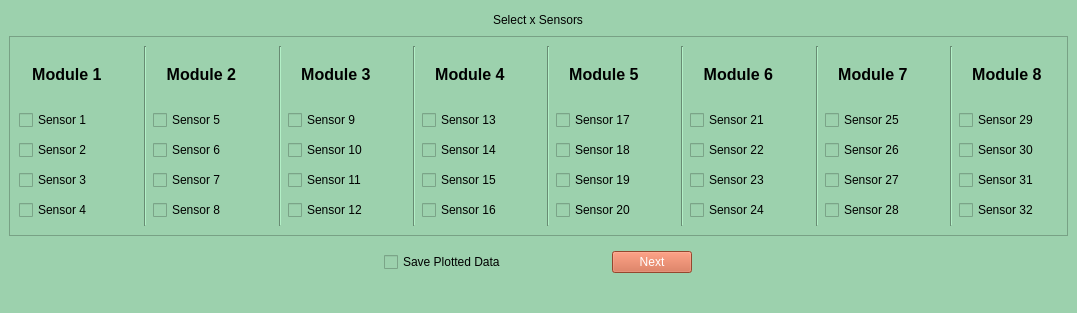
<?xml version="1.0" encoding="UTF-8"?>
<ui version="4.0">
	<class>MainWindow</class>
	<widget class="QMainWindow" name="MainWindow">
		<property name="geometry">
			<rect>
				<x>0</x>
				<y>0</y>
				<width>1077</width>
				<height>313</height>
			</rect>
		</property>
		<property name="sizePolicy">
			<sizepolicy hsizetype="Fixed" vsizetype="Fixed">
				<horstretch>0</horstretch>
				<verstretch>0</verstretch>
			</sizepolicy>
		</property>
		<property name="windowTitle">
			<string>Sensor Selection Window</string>
		</property>
		<property name="styleSheet">
			<string notr="true">font: 12pt &quot;MS Shell Dlg 2&quot;;
				background-color:rgb(156, 209, 173);
				color:rgb(0, 0, 0);
			</string>
		</property>
		<property name="iconSize">
			<size>
				<width>24</width>
				<height>24</height>
			</size>
		</property>
		<property name="dockNestingEnabled">
			<bool>false</bool>
		</property>
		<widget class="QWidget" name="centralwidget">
			<layout class="QVBoxLayout" name="verticalLayout_3">
				<item alignment="Qt::AlignHCenter">
					<widget class="QLabel" name="sensor_select_MAX_Label">
						<property name="text">
							<string>Select x Sensors</string>
						</property>
					</widget>
				</item>
				<item>
					<widget class="QFrame" name="frame">
						<property name="minimumSize">
							<size>
								<width>0</width>
								<height>200</height>
							</size>
						</property>
						<property name="maximumSize">
							<size>
								<width>16777215</width>
								<height>200</height>
							</size>
						</property>
						<property name="frameShape">
							<enum>QFrame::StyledPanel</enum>
						</property>
						<property name="frameShadow">
							<enum>QFrame::Raised</enum>
						</property>
						<layout class="QHBoxLayout" name="horizontalLayout_5">
							<item>
								<layout class="QVBoxLayout" name="verticalLayout">
									<item>
										<widget class="QLabel" name="Module1_Title">
											<property name="maximumSize">
												<size>
													<width>16777215</width>
													<height>50</height>
												</size>
											</property>
											<property name="text">
												<string>&lt;html&gt;&lt;head/&gt;&lt;body&gt;&lt;p align=&quot;center&quot;&gt;&lt;span
													style=&quot; font-size:12pt; font-weight:600;&quot;&gt;Module 1&lt;/span&gt;&lt;/p&gt;&lt;/body&gt;&lt;/html&gt;
												</string>
											</property>
										</widget>
									</item>
									<item>
										<widget class="QCheckBox" name="Sensor_1">
											<property name="text">
												<string>Sensor 1</string>
											</property>
										</widget>
									</item>
									<item>
										<widget class="QCheckBox" name="Sensor_2">
											<property name="text">
												<string>Sensor 2</string>
											</property>
										</widget>
									</item>
									<item>
										<widget class="QCheckBox" name="Sensor_3">
											<property name="text">
												<string>Sensor 3</string>
											</property>
										</widget>
									</item>
									<item>
										<widget class="QCheckBox" name="Sensor_4">
											<property name="text">
												<string>Sensor 4</string>
											</property>
										</widget>
									</item>
								</layout>
							</item>
							<item>
								<spacer name="verticalSpacer">
									<property name="orientation">
										<enum>Qt::Vertical</enum>
									</property>
									<property name="sizeHint" stdset="0">
										<size>
											<width>20</width>
											<height>40</height>
										</size>
									</property>
								</spacer>
							</item>
							<item>
								<widget class="Line" name="line">
									<property name="orientation">
										<enum>Qt::Vertical</enum>
									</property>
								</widget>
							</item>
							<item>
								<layout class="QVBoxLayout" name="verticalLayout_2">
									<item>
										<widget class="QLabel" name="Module2_Title">
											<property name="maximumSize">
												<size>
													<width>16777215</width>
													<height>50</height>
												</size>
											</property>
											<property name="text">
												<string>&lt;html&gt;&lt;head/&gt;&lt;body&gt;&lt;p align=&quot;center&quot;&gt;&lt;span
													style=&quot; font-size:12pt; font-weight:600;&quot;&gt;Module 2&lt;/span&gt;&lt;/p&gt;&lt;/body&gt;&lt;/html&gt;
												</string>
											</property>
										</widget>
									</item>
									<item>
										<widget class="QCheckBox" name="Sensor_5">
											<property name="text">
												<string>Sensor 5</string>
											</property>
										</widget>
									</item>
									<item>
										<widget class="QCheckBox" name="Sensor_6">
											<property name="text">
												<string>Sensor 6</string>
											</property>
										</widget>
									</item>
									<item>
										<widget class="QCheckBox" name="Sensor_7">
											<property name="text">
												<string>Sensor 7</string>
											</property>
										</widget>
									</item>
									<item>
										<widget class="QCheckBox" name="Sensor_8">
											<property name="text">
												<string>Sensor 8</string>
											</property>
										</widget>
									</item>
								</layout>
							</item>
							<item>
								<spacer name="verticalSpacer_2">
									<property name="orientation">
										<enum>Qt::Vertical</enum>
									</property>
									<property name="sizeHint" stdset="0">
										<size>
											<width>20</width>
											<height>40</height>
										</size>
									</property>
								</spacer>
							</item>
							<item>
								<widget class="Line" name="line_2">
									<property name="orientation">
										<enum>Qt::Vertical</enum>
									</property>
								</widget>
							</item>
							<item>
								<layout class="QVBoxLayout" name="verticalLayout_11">
									<item>
										<widget class="QLabel" name="Module3_Title">
											<property name="maximumSize">
												<size>
													<width>16777215</width>
													<height>50</height>
												</size>
											</property>
											<property name="text">
												<string>&lt;html&gt;&lt;head/&gt;&lt;body&gt;&lt;p align=&quot;center&quot;&gt;&lt;span
													style=&quot; font-size:12pt; font-weight:600;&quot;&gt;Module 3&lt;/span&gt;&lt;/p&gt;&lt;/body&gt;&lt;/html&gt;
												</string>
											</property>
										</widget>
									</item>
									<item>
										<widget class="QCheckBox" name="Sensor_9">
											<property name="text">
												<string>Sensor 9</string>
											</property>
										</widget>
									</item>
									<item>
										<widget class="QCheckBox" name="Sensor_10">
											<property name="text">
												<string>Sensor 10</string>
											</property>
										</widget>
									</item>
									<item>
										<widget class="QCheckBox" name="Sensor_11">
											<property name="text">
												<string>Sensor 11</string>
											</property>
										</widget>
									</item>
									<item>
										<widget class="QCheckBox" name="Sensor_12">
											<property name="text">
												<string>Sensor 12</string>
											</property>
										</widget>
									</item>
								</layout>
							</item>
							<item>
								<spacer name="verticalSpacer_4">
									<property name="orientation">
										<enum>Qt::Vertical</enum>
									</property>
									<property name="sizeHint" stdset="0">
										<size>
											<width>20</width>
											<height>40</height>
										</size>
									</property>
								</spacer>
							</item>
							<item>
								<widget class="Line" name="line_3">
									<property name="orientation">
										<enum>Qt::Vertical</enum>
									</property>
								</widget>
							</item>
							<item>
								<layout class="QVBoxLayout" name="verticalLayout_10">
									<item>
										<widget class="QLabel" name="Module4_Title">
											<property name="maximumSize">
												<size>
													<width>16777215</width>
													<height>50</height>
												</size>
											</property>
											<property name="text">
												<string>&lt;html&gt;&lt;head/&gt;&lt;body&gt;&lt;p align=&quot;center&quot;&gt;&lt;span
													style=&quot; font-size:12pt; font-weight:600;&quot;&gt;Module 4&lt;/span&gt;&lt;/p&gt;&lt;/body&gt;&lt;/html&gt;
												</string>
											</property>
										</widget>
									</item>
									<item>
										<widget class="QCheckBox" name="Sensor_13">
											<property name="enabled">
												<bool>true</bool>
											</property>
											<property name="text">
												<string>Sensor 13</string>
											</property>
										</widget>
									</item>
									<item>
										<widget class="QCheckBox" name="Sensor_14">
											<property name="text">
												<string>Sensor 14</string>
											</property>
										</widget>
									</item>
									<item>
										<widget class="QCheckBox" name="Sensor_15">
											<property name="text">
												<string>Sensor 15</string>
											</property>
										</widget>
									</item>
									<item>
										<widget class="QCheckBox" name="Sensor_16">
											<property name="text">
												<string>Sensor 16</string>
											</property>
										</widget>
									</item>
								</layout>
							</item>
							<item>
								<spacer name="verticalSpacer_3">
									<property name="orientation">
										<enum>Qt::Vertical</enum>
									</property>
									<property name="sizeHint" stdset="0">
										<size>
											<width>20</width>
											<height>40</height>
										</size>
									</property>
								</spacer>
							</item>
							<item>
								<widget class="Line" name="line_4">
									<property name="orientation">
										<enum>Qt::Vertical</enum>
									</property>
								</widget>
							</item>
							<item>
								<layout class="QVBoxLayout" name="verticalLayout_8">
									<item>
										<widget class="QLabel" name="Module5_Title">
											<property name="maximumSize">
												<size>
													<width>16777215</width>
													<height>50</height>
												</size>
											</property>
											<property name="text">
												<string>&lt;html&gt;&lt;head/&gt;&lt;body&gt;&lt;p align=&quot;center&quot;&gt;&lt;span
													style=&quot; font-size:12pt; font-weight:600;&quot;&gt;Module 5&lt;/span&gt;&lt;/p&gt;&lt;/body&gt;&lt;/html&gt;
												</string>
											</property>
										</widget>
									</item>
									<item>
										<widget class="QCheckBox" name="Sensor_17">
											<property name="text">
												<string>Sensor 17</string>
											</property>
										</widget>
									</item>
									<item>
										<widget class="QCheckBox" name="Sensor_18">
											<property name="text">
												<string>Sensor 18</string>
											</property>
										</widget>
									</item>
									<item>
										<widget class="QCheckBox" name="Sensor_19">
											<property name="text">
												<string>Sensor 19</string>
											</property>
										</widget>
									</item>
									<item>
										<widget class="QCheckBox" name="Sensor_20">
											<property name="text">
												<string>Sensor 20</string>
											</property>
										</widget>
									</item>
								</layout>
							</item>
							<item>
								<spacer name="verticalSpacer_5">
									<property name="orientation">
										<enum>Qt::Vertical</enum>
									</property>
									<property name="sizeHint" stdset="0">
										<size>
											<width>20</width>
											<height>40</height>
										</size>
									</property>
								</spacer>
							</item>
							<item>
								<widget class="Line" name="line_5">
									<property name="orientation">
										<enum>Qt::Vertical</enum>
									</property>
								</widget>
							</item>
							<item>
								<layout class="QVBoxLayout" name="verticalLayout_9">
									<item>
										<widget class="QLabel" name="Module6_Title">
											<property name="maximumSize">
												<size>
													<width>16777215</width>
													<height>50</height>
												</size>
											</property>
											<property name="text">
												<string>&lt;html&gt;&lt;head/&gt;&lt;body&gt;&lt;p align=&quot;center&quot;&gt;&lt;span
													style=&quot; font-size:12pt; font-weight:600;&quot;&gt;Module 6&lt;/span&gt;&lt;/p&gt;&lt;/body&gt;&lt;/html&gt;
												</string>
											</property>
										</widget>
									</item>
									<item>
										<widget class="QCheckBox" name="Sensor_21">
											<property name="enabled">
												<bool>true</bool>
											</property>
											<property name="text">
												<string>Sensor 21</string>
											</property>
										</widget>
									</item>
									<item>
										<widget class="QCheckBox" name="Sensor_22">
											<property name="text">
												<string>Sensor 22</string>
											</property>
										</widget>
									</item>
									<item>
										<widget class="QCheckBox" name="Sensor_23">
											<property name="text">
												<string>Sensor 23</string>
											</property>
										</widget>
									</item>
									<item>
										<widget class="QCheckBox" name="Sensor_24">
											<property name="text">
												<string>Sensor 24</string>
											</property>
										</widget>
									</item>
								</layout>
							</item>
							<item>
								<spacer name="verticalSpacer_6">
									<property name="orientation">
										<enum>Qt::Vertical</enum>
									</property>
									<property name="sizeHint" stdset="0">
										<size>
											<width>20</width>
											<height>40</height>
										</size>
									</property>
								</spacer>
							</item>
							<item>
								<widget class="Line" name="line_8">
									<property name="orientation">
										<enum>Qt::Vertical</enum>
									</property>
								</widget>
							</item>
							<item>
								<layout class="QVBoxLayout" name="verticalLayout_6">
									<item>
										<widget class="QLabel" name="Module7_Title">
											<property name="maximumSize">
												<size>
													<width>16777215</width>
													<height>50</height>
												</size>
											</property>
											<property name="text">
												<string>&lt;html&gt;&lt;head/&gt;&lt;body&gt;&lt;p align=&quot;center&quot;&gt;&lt;span
													style=&quot; font-size:12pt; font-weight:600;&quot;&gt;Module 7&lt;/span&gt;&lt;/p&gt;&lt;/body&gt;&lt;/html&gt;
												</string>
											</property>
										</widget>
									</item>
									<item>
										<widget class="QCheckBox" name="Sensor_25">
											<property name="text">
												<string>Sensor 25</string>
											</property>
										</widget>
									</item>
									<item>
										<widget class="QCheckBox" name="Sensor_26">
											<property name="text">
												<string>Sensor 26</string>
											</property>
										</widget>
									</item>
									<item>
										<widget class="QCheckBox" name="Sensor_27">
											<property name="text">
												<string>Sensor 27</string>
											</property>
										</widget>
									</item>
									<item>
										<widget class="QCheckBox" name="Sensor_28">
											<property name="text">
												<string>Sensor 28</string>
											</property>
										</widget>
									</item>
								</layout>
							</item>
							<item>
								<spacer name="verticalSpacer_7">
									<property name="orientation">
										<enum>Qt::Vertical</enum>
									</property>
									<property name="sizeHint" stdset="0">
										<size>
											<width>20</width>
											<height>40</height>
										</size>
									</property>
								</spacer>
							</item>
							<item>
								<widget class="Line" name="line_6">
									<property name="orientation">
										<enum>Qt::Vertical</enum>
									</property>
								</widget>
							</item>
							<item>
								<layout class="QVBoxLayout" name="verticalLayout_5">
									<item>
										<widget class="QLabel" name="Module8_Title">
											<property name="maximumSize">
												<size>
													<width>16777215</width>
													<height>50</height>
												</size>
											</property>
											<property name="text">
												<string>&lt;html&gt;&lt;head/&gt;&lt;body&gt;&lt;p align=&quot;center&quot;&gt;&lt;span
													style=&quot; font-size:12pt; font-weight:600;&quot;&gt;Module 8&lt;/span&gt;&lt;/p&gt;&lt;/body&gt;&lt;/html&gt;
												</string>
											</property>
										</widget>
									</item>
									<item>
										<widget class="QCheckBox" name="Sensor_29">
											<property name="enabled">
												<bool>false</bool>
											</property>
											<property name="text">
												<string>Sensor 29</string>
											</property>
										</widget>
									</item>
									<item>
										<widget class="QCheckBox" name="Sensor_30">
											<property name="enabled">
												<bool>false</bool>
											</property>
											<property name="text">
												<string>Sensor 30</string>
											</property>
										</widget>
									</item>
									<item>
										<widget class="QCheckBox" name="Sensor_31">
											<property name="enabled">
												<bool>false</bool>
											</property>
											<property name="text">
												<string>Sensor 31</string>
											</property>
										</widget>
									</item>
									<item>
										<widget class="QCheckBox" name="Sensor_32">
											<property name="enabled">
												<bool>false</bool>
											</property>
											<property name="text">
												<string>Sensor 32</string>
											</property>
										</widget>
									</item>
								</layout>
							</item>
						</layout>
					</widget>
				</item>
				<item alignment="Qt::AlignHCenter">
					<widget class="QWidget" name="widget" native="true">
						<property name="maximumSize">
							<size>
								<width>16777215</width>
								<height>40</height>
							</size>
						</property>
						<layout class="QHBoxLayout" name="horizontalLayout">
							<item>
								<widget class="QCheckBox" name="sensor_selection_Save_Plot_Data_checkBox">
									<property name="text">
										<string>Save Plotted Data</string>
									</property>
								</widget>
							</item>
							<item>
								<spacer name="verticalSpacer_8">
									<property name="orientation">
										<enum>Qt::Vertical</enum>
									</property>
									<property name="sizeHint" stdset="0">
										<size>
											<width>20</width>
											<height>40</height>
										</size>
									</property>
								</spacer>
							</item>
							<item>
								<spacer name="verticalSpacer_12">
									<property name="orientation">
										<enum>Qt::Vertical</enum>
									</property>
									<property name="sizeHint" stdset="0">
										<size>
											<width>20</width>
											<height>40</height>
										</size>
									</property>
								</spacer>
							</item>
							<item>
								<spacer name="verticalSpacer_11">
									<property name="orientation">
										<enum>Qt::Vertical</enum>
									</property>
									<property name="sizeHint" stdset="0">
										<size>
											<width>20</width>
											<height>40</height>
										</size>
									</property>
								</spacer>
							</item>
							<item>
								<spacer name="verticalSpacer_10">
									<property name="orientation">
										<enum>Qt::Vertical</enum>
									</property>
									<property name="sizeHint" stdset="0">
										<size>
											<width>20</width>
											<height>40</height>
										</size>
									</property>
								</spacer>
							</item>
							<item>
								<spacer name="verticalSpacer_9">
									<property name="orientation">
										<enum>Qt::Vertical</enum>
									</property>
									<property name="sizeHint" stdset="0">
										<size>
											<width>20</width>
											<height>40</height>
										</size>
									</property>
								</spacer>
							</item>
							<item>
								<widget class="QPushButton" name="sensor_selection_NEXT_Button">
									<property name="styleSheet">
										<string notr="true">background-color: rgb(209, 99, 65);
											color: rgb(255, 255, 255);
											font: 12pt &quot;MS Shell Dlg 2&quot;;
										</string>
									</property>
									<property name="text">
										<string>Next</string>
									</property>
								</widget>
							</item>
						</layout>
					</widget>
				</item>
			</layout>
		</widget>
		<widget class="QStatusBar" name="statusbar"/>
	</widget>
	<resources/>
	<connections/>
</ui>
